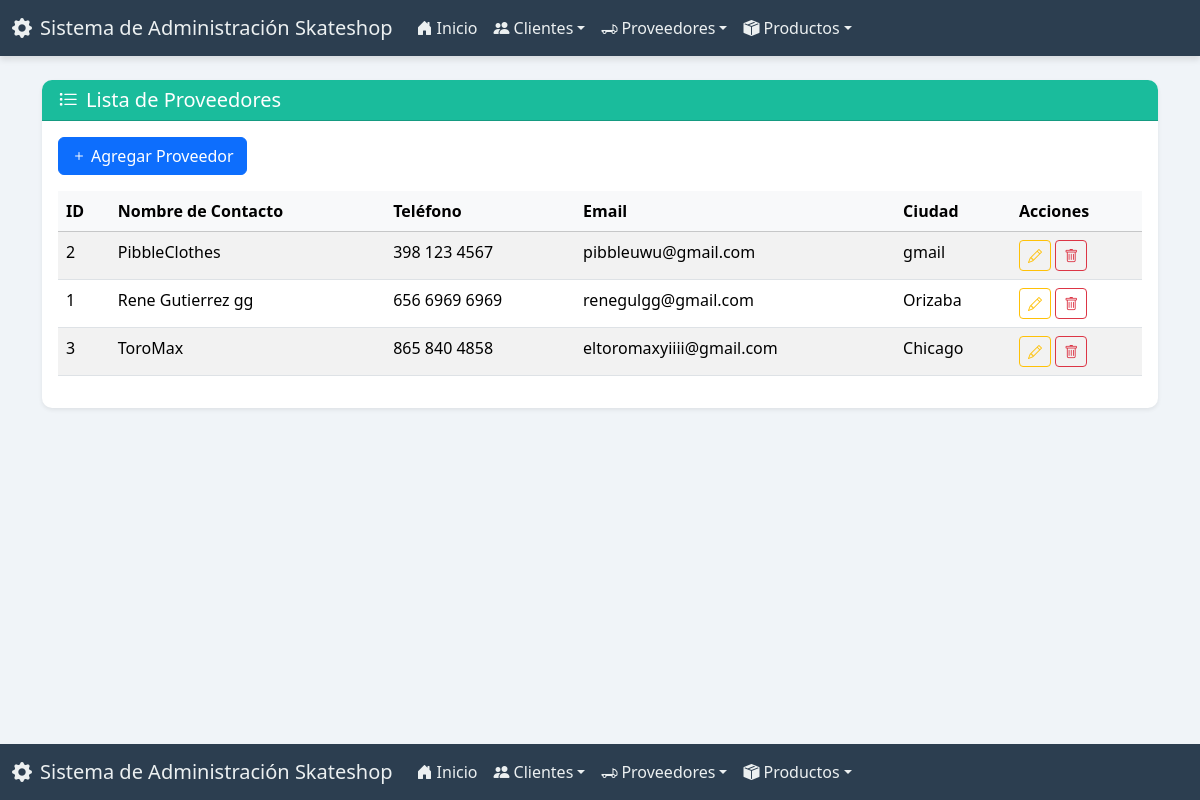
Page /proveedor/ver/ on the committed database.
### app_Skateshop/models.py (models this page shows, shortened)
class Proveedor(models.Model):
    contacto_nombre = models.CharField(max_length=100)
    telefono = models.CharField(max_length=15)
    email = models.EmailField(unique=True)
    direccion = models.TextField()
    pais = models.CharField(max_length=50)
    estado = models.CharField(max_length=50)
    ciudad = models.CharField(max_length=50)

### app_Skateshop/views.py (the view)
# urls.py: path('proveedor/ver/', views.ver_proveedores, name='ver_proveedores'),
def ver_proveedores(request):
    proveedores = Proveedor.objects.all().order_by('contacto_nombre')
    context = {'proveedores': proveedores}
    return render(request, 'proveedor/ver_proveedores.html', context)

### app_Skateshop/templates/proveedor/ver_proveedores.html (shortened to what this page needs)
{% extends 'base.html' %}
{% block content %}
<div class="card shadow-sm">
    <div class="card-header bg-info text-dark"><h5 class="mb-0"><i class="bi bi-list-task me-2"></i>Lista de Proveedores</h5></div>
    <div class="card-body">
        <a href="{% url 'agregar_proveedor' %}" class="btn btn-primary mb-3"><i class="bi bi-plus me-1"></i>Agregar Proveedor</a>
        <div class="table-responsive">
            <table class="table table-hover table-striped">
                <thead class="table-light"><tr><th>ID</th><th>Nombre de Contacto</th><th>Teléfono</th><th>Email</th><th>Ciudad</th><th>Acciones</th></tr></thead>
                <tbody>
                    {% for proveedor in proveedores %}
                    <tr>
                        <td>{{ proveedor.pk }}</td>
                        <td>{{ proveedor.contacto_nombre }}</td>
                        <td>{{ proveedor.telefono }}</td>
                        <td>{{ proveedor.email }}</td>
                        <td>{{ proveedor.ciudad }}</td>
                        <td>
                            <a href="{% url 'actualizar_proveedor' pk=proveedor.pk %}" class="btn btn-sm btn-outline-warning" title="Editar"><i class="bi bi-pencil"></i></a>
                            <a href="{% url 'borrar_proveedor' pk=proveedor.pk %}" class="btn btn-sm btn-outline-danger" title="Borrar"><i class="bi bi-trash"></i></a>
                        </td>
                    </tr>
                    {% empty %}
                    <tr><td colspan="6" class="text-center">No hay proveedores registrados.</td></tr>
                    {% endfor %}
                </tbody>
            </table>
        </div>
    </div>
</div>
{% endblock %}

### static/css/style.css (style rules this page uses)
body { background-color: #f0f4f8; color: #34495e; }
.card { border: none; border-radius: 10px; box-shadow: 0 6px 12px rgba(0, 0, 0, 0.08); }
.card-header { font-weight: bold; border-radius: 10px 10px 0 0 !important; }
.card-header.bg-info { background-color: #1abc9c !important; color: white !important; }
.page-container { display: flex; flex-direction: column; min-height: 100vh; }
.table-light { background-color: #bdc3c7 !important; }

### rows in the picture
Proveedor: pk "2", contacto_nombre "PibbleClothes", telefono "398 123 4567", email "pibbleuwu@gmail.com", ciudad "gmail"
Proveedor: pk "1", contacto_nombre "Rene Gutierrez gg", telefono "656 6969 6969", email "renegulgg@gmail.com", ciudad "Orizaba"
Proveedor: pk "3", contacto_nombre "ToroMax", telefono "865 840 4858", email "eltoromaxyiiii@gmail.com", ciudad "Chicago"
